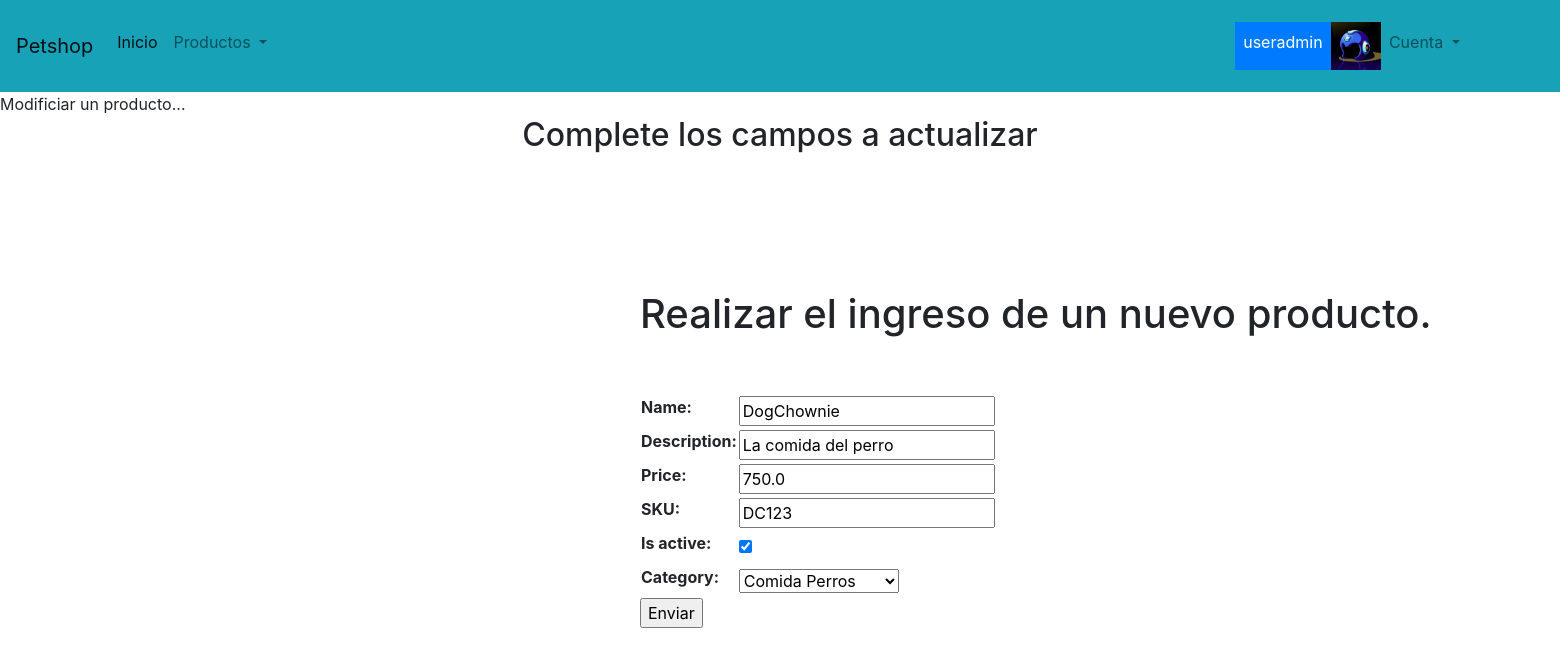
The app's page /crud/update_product/1/ (signed in) with its own data.
### users/models.py (models this page shows, shortened)
class User_profile(models.Model):
    user = models.OneToOneField(User, on_delete = models.CASCADE) #related_name='user_profile')
    name = models.CharField(max_length=30)
    surname = models.CharField(max_length=30)
    mail = models.CharField(max_length = 30)
    pet_name= models.CharField(max_length = 30)
    profile_img = models.ImageField(upload_to='profile_image', null = True, blank=True)
    class Meta:
        verbose_name = 'Perfil de Usuario'
        verbose_name_plural = 'Perfiles de Usuario'

### petshop/models.py (models this page shows, shortened)
class Productos(models.Model):
    name = models.CharField(max_length=50)
    description = models.CharField(max_length=200, blank=True, null=True)
    price = models.FloatField()
    SKU = models.CharField(max_length=30, unique=True)
    is_active = models.BooleanField(default=True)
    category = models.ForeignKey('Categoria', on_delete=models.CASCADE, related_name='petshop', null=True)
    class Meta:
        verbose_name = 'producto'
        verbose_name_plural = 'productos'

class Categoria(models.Model):
    name = models.CharField(max_length=50)
    description = models.CharField(max_length=100)
    class Meta:
        verbose_name = 'categoria'
        verbose_name_plural = 'categorias'
    def __str__(self):
        return self.name

### petshop/views.py (the view, shortened to what this page needs)
# urls.py: path('crud/update_product/<int:pk>/', Update_product.as_view(), name='crud/update_product'),
class Update_product(LoginRequiredMixin,UpdateView):
    model = Productos
    template_name = 'crud/update_product.html'
    fields = '__all__'

### templates/crud/update_product.html (shortened to what this page needs)
{% extends 'base.html' %}
{% block titulo %}
Modificiar un producto...
<h2 style="text-align:center;"> Complete los campos a actualizar</h2>
<form  action="" method="POST" style="margin-left:40rem;margin-top:7rem">
	<table>
		<br><h1>Realizar el ingreso de un nuevo producto.</h1><br>
		{% if form %}
			<br>{{form.as_table}}
	</table>
	<input type="submit", value="Enviar">
</form>
{% endif %}
{% endblock %}

### templates/base.html (shortened to what this page needs)
<!doctype html>
<html lang="en">
<head>
    <link rel="stylesheet" href="https://cdn.jsdelivr.net/npm/bootstrap@4.6.1/dist/css/bootstrap.min.css">
</head>
<body>
<nav class="navbar navbar-expand-lg navbar-light bg-info">
  <a class="navbar-brand">Petshop</a>
  <div class="collapse navbar-collapse" id="navbarSupportedContent">
    <ul class="navbar-nav mr-auto">
      <li class="nav-item active">
        <a class="nav-link" href="/">Inicio <span class="sr-only">(current)</span></a>
      </li>
      <li class="nav-item dropdown" style="margin-right: 60rem">
            <a class="nav-link dropdown-toggle" href="#" id="navbarDropdown" role="button" data-toggle="dropdown" aria-expanded="false">
              Productos
            </a>
      </li>
      {% if request.user.is_authenticated %}
            <div class="d-inline p-2 bg-primary text-white">{{request.user.username}}</div>
      <img src="{{request.user.user_profile.profile_img.url}}" style="height: 3rem;"data-toggle="tooltip" data-placement="bottom">
      <li class="nav-item dropdown" style="margin-right: 60rem">
        <a class="nav-link dropdown-toggle" href="#" id="navbarDropdown" role="button" data-toggle="dropdown" aria-expanded="false">
          Cuenta
        </a>
      </li>
      {% else %}
      <a class="nav-link" href="/auth/login/">iniciar sesion <span class="sr-only">(current)</span></a>
      <a class="nav-link" href="/auth/register/">registrate <span class="sr-only">(current)</span></a>
      {% endif %}
    </ul>
  </div>
</nav>
{% block titulo %}
{% endblock %}
</body>
</html>

### records on screen
Productos: name "DogChownie", description "La comida del perro", price "750.0", SKU "DC123", is_active "☑", category "Comida Perros"

### other values on screen
{{ request.user.username }} "useradmin"
